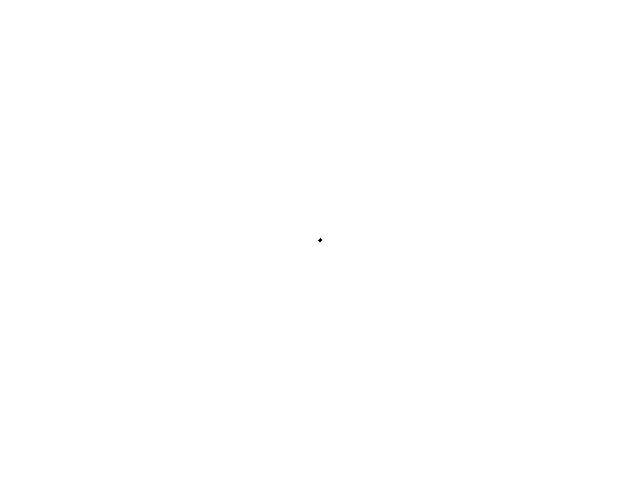
Frame 1 (no input)
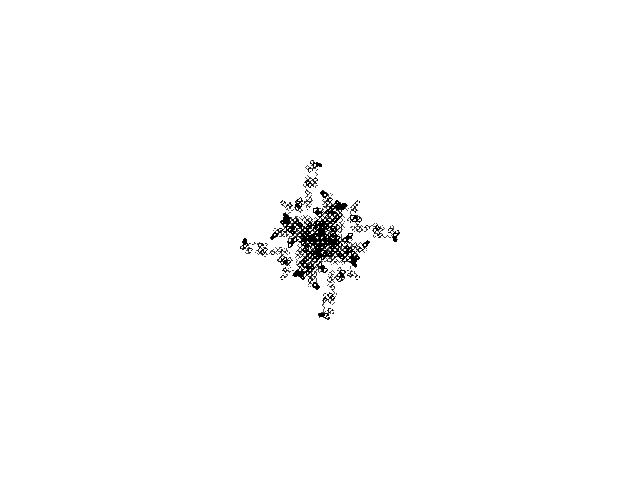
Frame 60 (the mouse pressed at the canvas centre just before this capture)
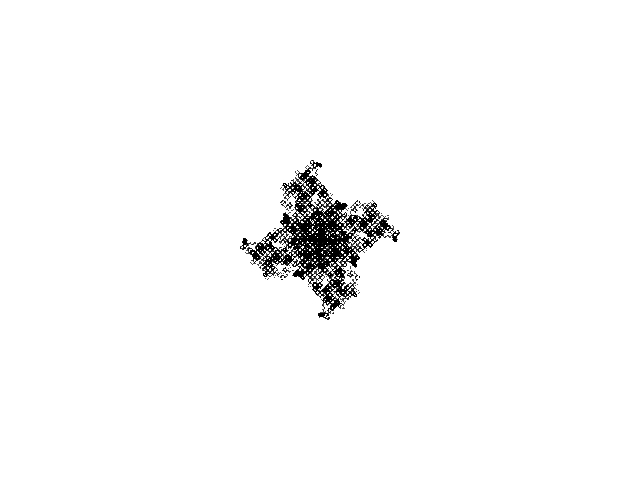
Frame 120 (the mouse held since frame 60 and released just before this capture)

The Processing sketch that drew these frames (run headless with seeded random() and noise(); from frame 60 on, the mouse is pressed at the canvas centre):

// Processing sketch: Zaslavsky_A
// ── Zaslavsky_A.pde
// Zaslavsky A web chaotic map //

  float x = 0.1;
  float y = 0.1; 
  float dt = 0.0;
  float a = 0.19;

void setup() {
  
  size(640, 480);
  background(255);
  
}

void draw() {

  for (int i=0; i<1000; i++) {
    
    float nx = x;
    float ny = y;
    
    x = ny;
    y = -nx - a * sin(2.0 * PI * ny - dt);
    
    dt = dt + 0.001;

    point(320 + (5 * x), 240 + (5 * y));
        
  }

}
